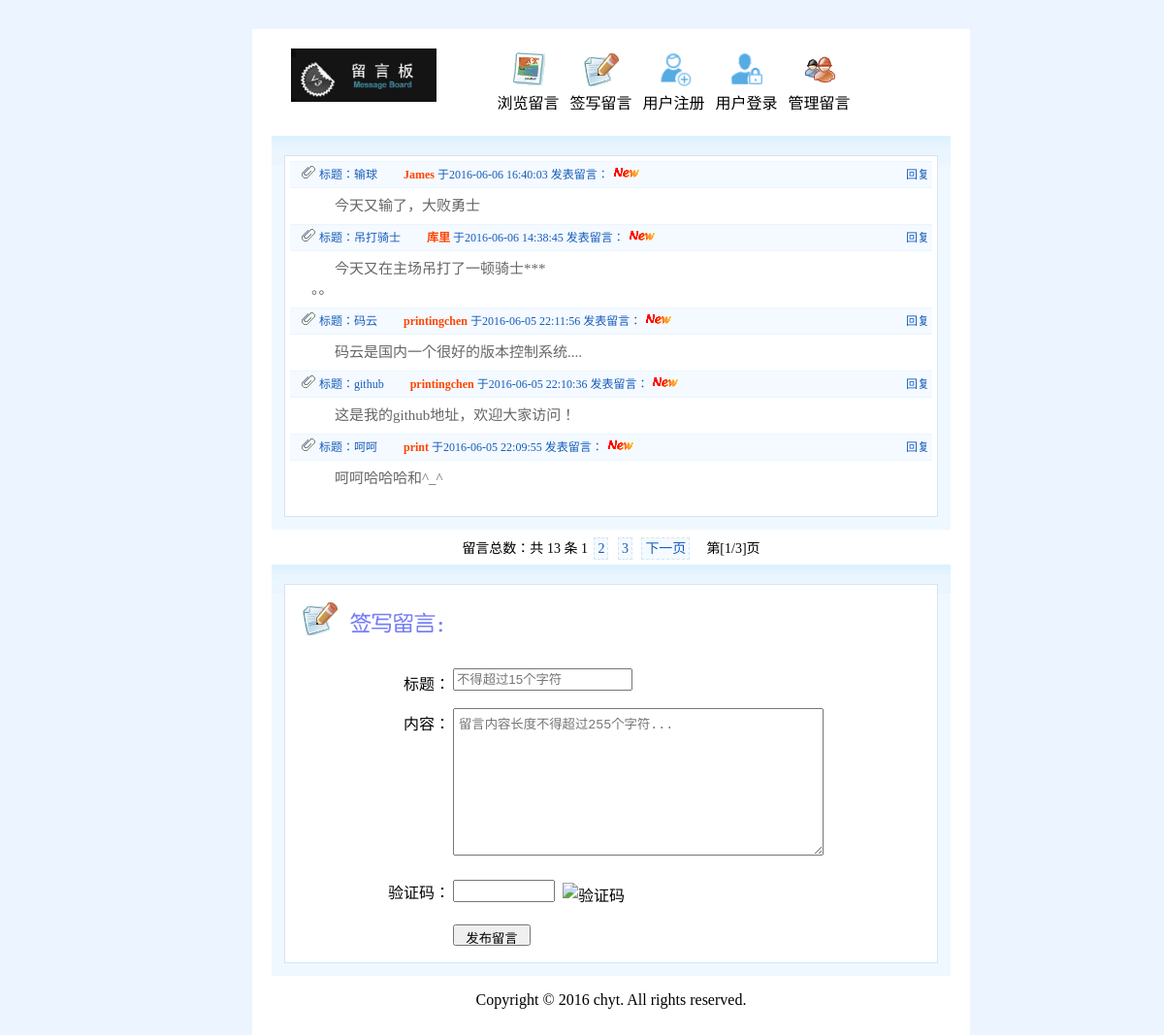
/index.php, run on an earlier commit of the app's database.
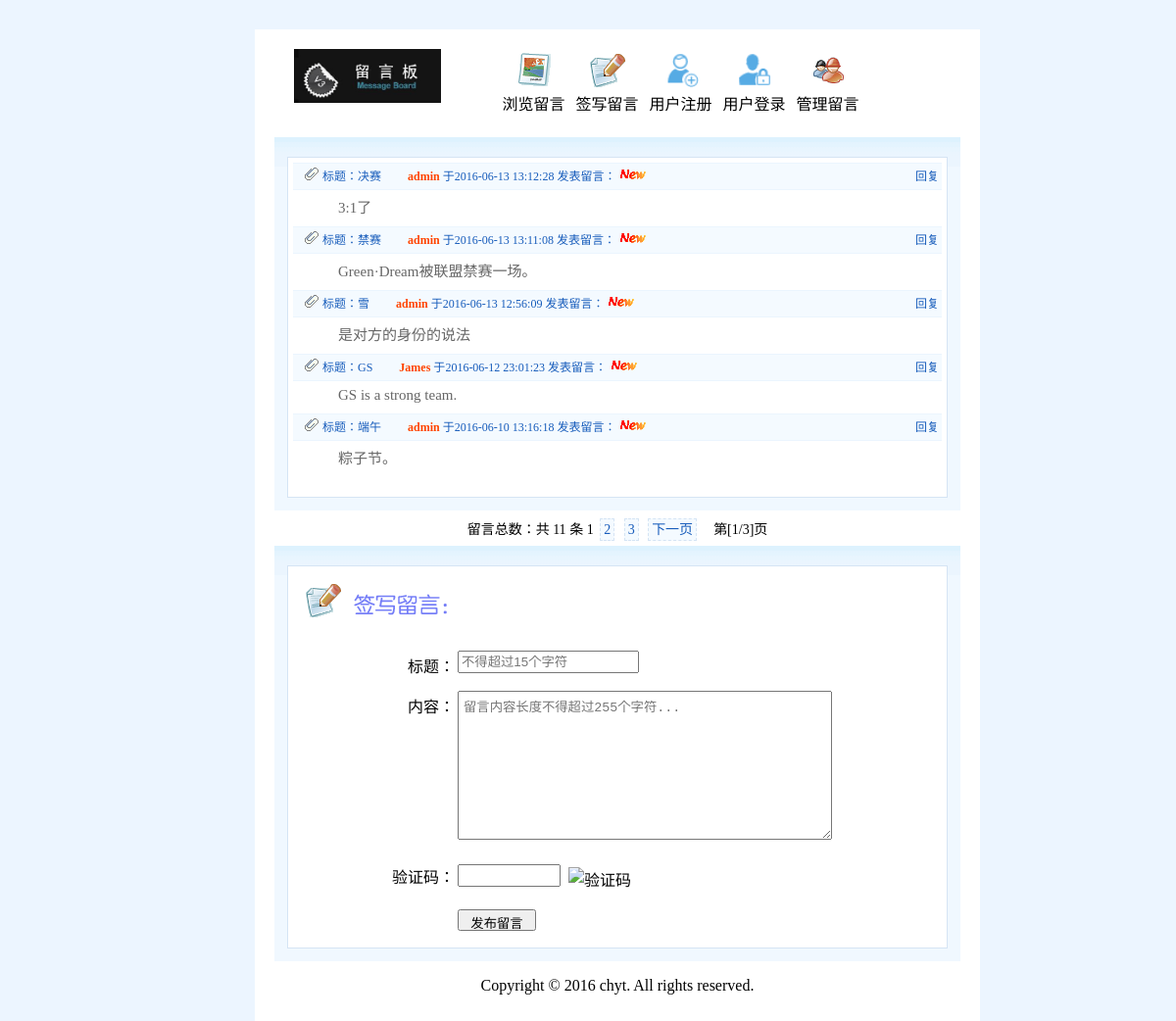
And on a later commit of the database.
### tables this page shows
CREATE TABLE IF NOT EXISTS `message` (
  `id` int(10) unsigned NOT NULL AUTO_INCREMENT COMMENT '自增id',
  `mid` int(11) NOT NULL COMMENT '留言用户的id',
  `title` varchar(15) NOT NULL COMMENT '留言标题',
  `content` varchar(255) NOT NULL COMMENT '留言内容',
  `content_time` datetime NOT NULL COMMENT '留言时间',
  `state` int(11) NOT NULL DEFAULT '0' COMMENT '留言信息的状态',
  `top_state` int(11) NOT NULL DEFAULT '0' COMMENT '置顶状态',
  PRIMARY KEY (`id`)
);

CREATE TABLE IF NOT EXISTS `member` (
  `id` int(10) unsigned NOT NULL AUTO_INCREMENT COMMENT '自增id',
  `name` varchar(15) NOT NULL COMMENT '用户名',
  `psw` varchar(32) NOT NULL COMMENT '密码',
  `register_time` datetime NOT NULL COMMENT '注册时间',
  `last_login_time` datetime NOT NULL COMMENT '最后登陆时间',
  PRIMARY KEY (`id`)
);

### inc/mysql.func.php (called while the page is built, shortened)
<?php
    function execute($link, $sql){
        $result = mysqli_query($link, $sql);
        return $result;
    }
    function nums($link, $sql){
        return mysqli_num_rows(execute($link, $sql));
    }
    function fetch_array($result){
        return mysqli_fetch_assoc($result);
    }
?>

### index.php (the view, shortened to what this page needs)
<?php
    $link = connect();
    $sql_count = "select * from message";
    $counts = nums($link, $sql_count);
    $pageSize = 5;
    $pageCount = ceil($counts/$pageSize);
    $page = page($counts, $pageSize);
?>
<!DOCTYPE html>
<html>
<head>
	<link rel="stylesheet" type="text/css" href="style/common.css">
	<link rel="stylesheet" type="text/css" href="style/index.css">
</head>
<body>
	<div id="main">
		<?php include "inc/header.inc.php";?>
		<div id="list">
			<div id="list-main">
			<?php
				$sql = "select id,mid,content,title,content_time from message order by id desc {$page['limit']}";
				$result = execute($link, $sql);
				while ($data = fetch_array($result)) {
					$data['title'] = htmlspecialchars($data['title']);
					$data['content'] = nl2br($data['content']);
				    $sql_mem = "select * from member where id={$data['mid']}";
				    $result_mem = execute($link, $sql_mem);
				    $data_mem = fetch_array($result_mem);
			?>
				<h2>
					<span class="left-area">
						<img src="images/icon_write.gif">
						标题：<a href="show.php?cid=<?php echo $data['id']?>"><?php echo $data['title']?></a>
						<font>&nbsp;&nbsp;&nbsp;&nbsp;&nbsp;&nbsp;&nbsp;&nbsp;<span style="color:#f40;font-weight:bold;"><?php echo $data_mem['name']?></span> 于<?php echo $data['content_time']?> 发表留言：</font>
						<img src="images/new.gif">
					</span>
					<span class="right-area"><a href="reply.php?cid=<?php echo $data['id']?>&mid=<?php echo $data_mem['id']?>">回复</a></span>
				</h2>
				<div class="content">
					<?php echo $data['content']?>
				</div>
			<?php }?>
			</div>
		</div>
		<div id="pages" align="center">
			留言总数：共 <?php echo $counts?> 条 <?php echo $page['html']?>　第[<?php echo $_GET['page']?>/<?php echo $pageCount?>]页
		</div>
		<div id="submit">
			<form action="" method="post">
				<p>
					<img src="images/i1.gif">
					<img src="images/add.gif">
				</p><br><br>
				<label for="user">标题：</label>
				<input type="text" id="title" name="title" value="" placeholder="不得超过15个字符"><br><br>
				<label for="content">内容：</label>
				<textarea name="content" id="content" placeholder="留言内容长度不得超过255个字符..."></textarea><br><br>
				<label for="umum">验证码：</label><input name="unum" type="text" id="unum" size="10"><img src="inc/vcode.php" alt="验证码" title="点击刷新" id="vcode"><br><br>
				<input type="submit" name="submit" id="sbutton" value="发布留言">
			</form>
		</div>
		<?php include "inc/footer.inc.php";?>
	</div>
</body>
</html>

What changed in the data, as far as the page shows it:
no longer on this page (row unchanged): message: title "输球", member.name "James", content_time "2016-06-06 16:40:03", content "今天又输了，大败勇士"
no longer on this page (row unchanged): message: title "吊打骑士", member.name "库里", content_time "2016-06-06 14:38:45", content "今天又在主场吊打了一顿骑士*** 。。"
removed message: title "码云", member.name "printingchen", content_time "2016-06-05 22:11:56", content "码云是国内一个很好的版本控制系统...."
removed message: title "github", member.name "printingchen", content_time "2016-06-05 22:10:36", content "这是我的github地址，欢迎大家访问！"
removed message: title "呵呵", member.name "print", content_time "2016-06-05 22:09:55", content "呵呵哈哈哈和^_^"
added message: title "决赛", member.name "admin", content_time "2016-06-13 13:12:28", content "3:1了"
added message: title "禁赛", member.name "admin", content_time "2016-06-13 13:11:08", content "Green·Dream被联盟禁赛一场。"
added message: title "雪", member.name "admin", content_time "2016-06-13 12:56:09", content "是对方的身份的说法"
added message: title "GS", member.name "James", content_time "2016-06-12 23:01:23", content "GS is a strong team."
added message: title "端午", member.name "admin", content_time "2016-06-10 13:16:18", content "粽子节。"
Also different on the page:
$counts: "13" → "11"
